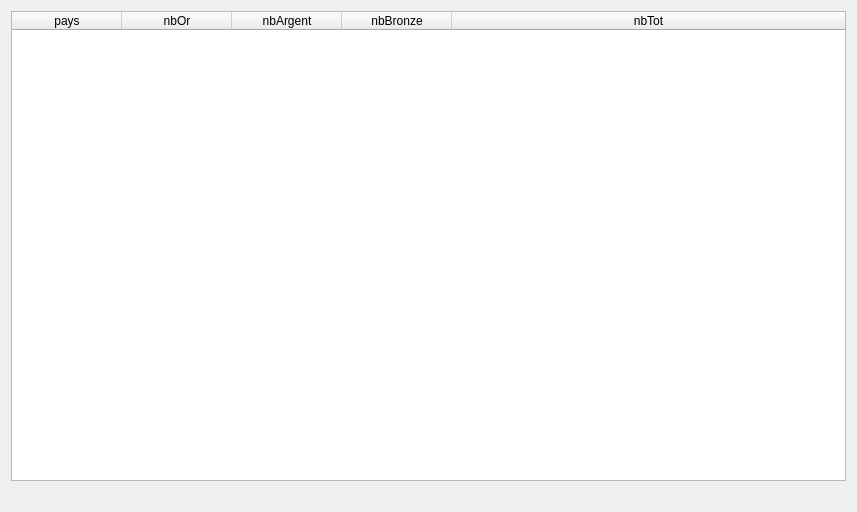
<?xml version="1.0" encoding="UTF-8"?>
<ui version="4.0">
 <class>Dialog</class>
 <widget class="QDialog" name="Dialog">
  <property name="geometry">
   <rect>
    <x>0</x>
    <y>0</y>
    <width>857</width>
    <height>512</height>
   </rect>
  </property>
  <property name="windowTitle">
   <string>Classement des pays selon leur nombre de médailles</string>
  </property>
  <layout class="QVBoxLayout" name="verticalLayout">
   <item>
    <widget class="QTableWidget" name="tableClassementPaysV1">
     <property name="sizePolicy">
      <sizepolicy hsizetype="Expanding" vsizetype="Expanding">
       <horstretch>0</horstretch>
       <verstretch>0</verstretch>
      </sizepolicy>
     </property>
     <property name="minimumSize">
      <size>
       <width>0</width>
       <height>400</height>
      </size>
     </property>
     <property name="baseSize">
      <size>
       <width>0</width>
       <height>0</height>
      </size>
     </property>
     <property name="layoutDirection">
      <enum>Qt::LeftToRight</enum>
     </property>
     <property name="sizeAdjustPolicy">
      <enum>QAbstractScrollArea::AdjustToContents</enum>
     </property>
     <property name="sortingEnabled">
      <bool>true</bool>
     </property>
     <property name="columnCount">
      <number>5</number>
     </property>
     <attribute name="horizontalHeaderCascadingSectionResizes">
      <bool>true</bool>
     </attribute>
     <attribute name="horizontalHeaderDefaultSectionSize">
      <number>110</number>
     </attribute>
     <attribute name="horizontalHeaderHighlightSections">
      <bool>true</bool>
     </attribute>
     <attribute name="horizontalHeaderMinimumSectionSize">
      <number>50</number>
     </attribute>
     <attribute name="horizontalHeaderShowSortIndicator" stdset="0">
      <bool>true</bool>
     </attribute>
     <attribute name="horizontalHeaderStretchLastSection">
      <bool>true</bool>
     </attribute>
     <attribute name="verticalHeaderVisible">
      <bool>false</bool>
     </attribute>
     <column>
      <property name="text">
       <string>pays</string>
      </property>
     </column>
     <column>
      <property name="text">
       <string>nbOr</string>
      </property>
     </column>
     <column>
      <property name="text">
       <string>nbArgent</string>
      </property>
     </column>
     <column>
      <property name="text">
       <string>nbBronze</string>
      </property>
     </column>
     <column>
      <property name="text">
       <string>nbTot</string>
      </property>
     </column>
    </widget>
   </item>
   <item>
    <widget class="QLabel" name="label_tableClassementPays">
     <property name="text">
      <string/>
     </property>
    </widget>
   </item>
  </layout>
 </widget>
 <resources/>
 <connections/>
</ui>
